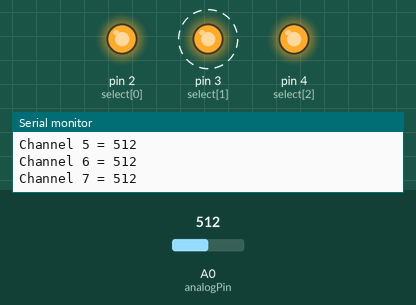
Recording of a sketch running on a simulated Arduino Uno, built with avr-gcc and run on an emulated ATmega328P. On the bench: output pins drawn as LEDs (lit = HIGH), the last lines printed to the serial monitor. Dashed ring = blinking. Inputs (shaded band) come from the test bench; at power-on: A0 (analogPin) = 512.

Above: at 1.2 s.
1.3 s: A0 (analogPin) set to 0
At 3.0 s:
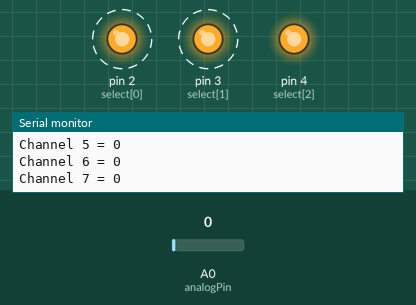
4.3 s: A0 (analogPin) set to 18
Timing chart, 0 to 13.3 s (numbered marks = the images above; inputs shaded):
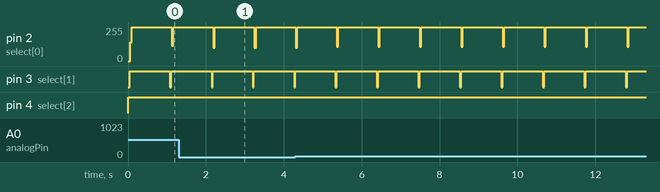

The sketch:

ch5r8.pde
```cpp
/*
  multiplexer sketch
  read 1 of 8 analog values into single analog input pin with 4051 multiplexer
*/

// array of pins used to select 1 of 8 inputs on multiplexer
const int select[] = {2,3,4}; // pins connected to the 4051 input select lines
const int analogPin = 0;      // the analog pin connected to multiplexer output

// this function returns the analog value for the given channel
int getValue( int channel)
{
   // set the selector pins HIGH and LOW to match the binary value of channel
   for(int bit = 0; bit < 3; bit++)
   {
      int pin = select[bit]; // the pin wired to the multiplexer select bit
      int isBitSet =  bitRead(channel, bit); // true if given bit set in channel
      digitalWrite(pin, isBitSet);
   }
   return analogRead(analogPin);
}
void setup()
{
  for(int bit = 0; bit < 3; bit++)
    pinMode(select[bit], OUTPUT);  // set the three select pins to output
  Serial.begin(9600);
}
void loop () {
  // print the values for each channel once per second
  for(int channel = 0; channel < 8; channel++)
  {
     int value = getValue(channel);
     Serial.print("Channel ");
     Serial.print(channel);
     Serial.print(" = ");
     Serial.println(value);
  }
  delay (1000);
}
```

Measured:
- by itself, pin 2 (select[0]): repeats every 1.1 s: 255/255 1.0 s, 106/255 0.04 s
- by itself, pin 3 (select[1]): alternates HIGH for 1.0 s and LOW for 0.03 s
